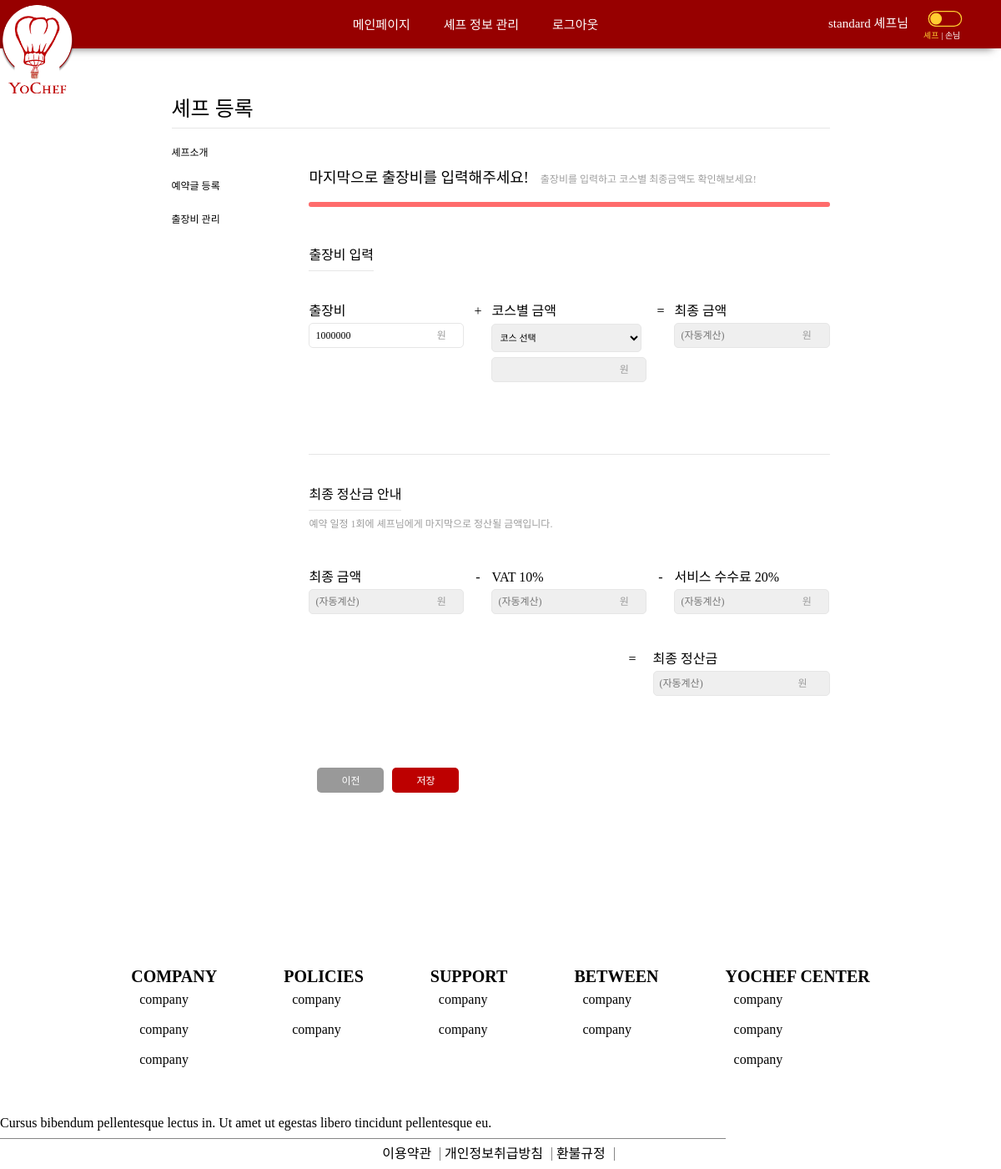
The page /chef/registerchef/4 (signed in) on the database as committed earlier.
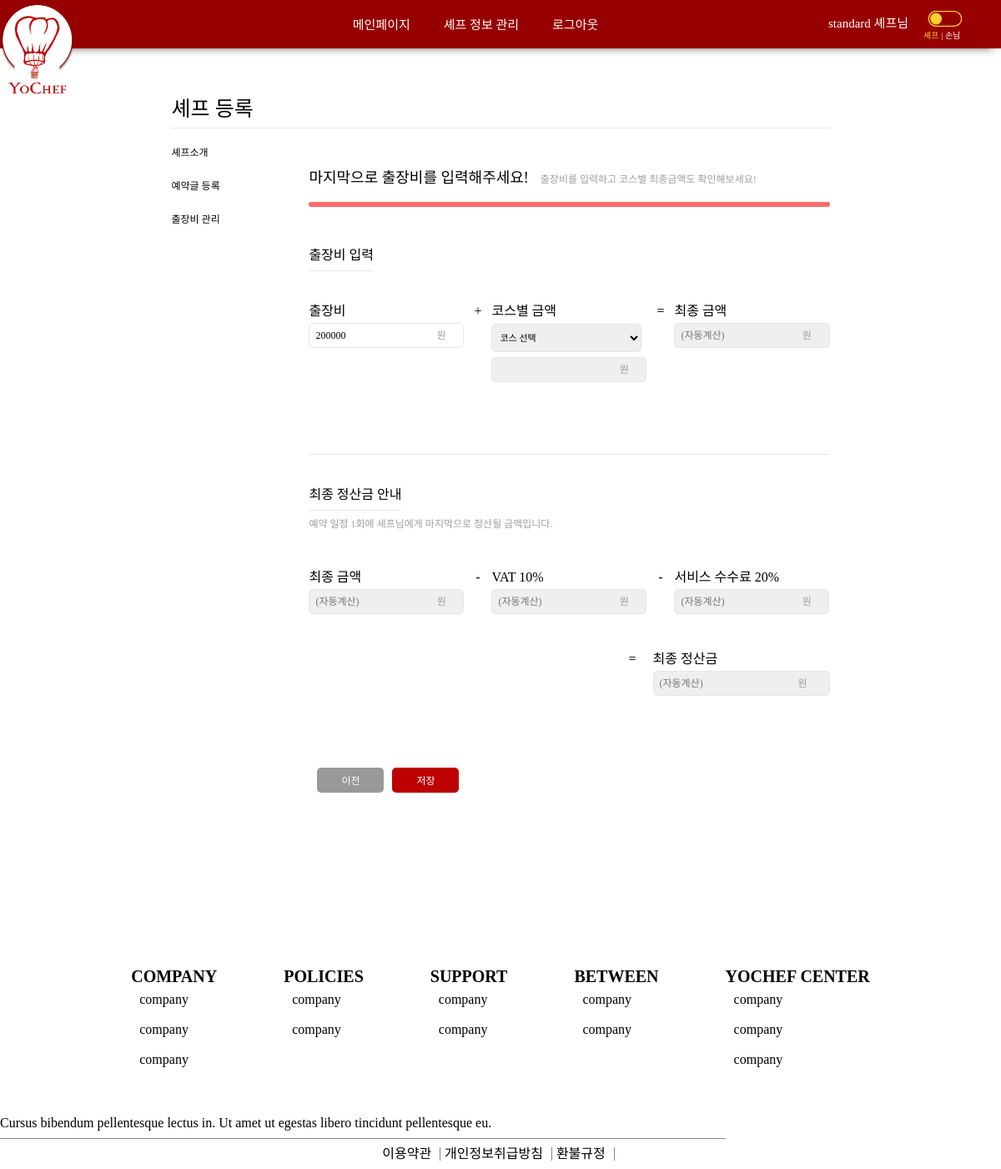
The same page on the database as committed later.
### chef/models.py (models this page shows, shortened)
class Post(models.Model):
	chef = models.OneToOneField(Chef, on_delete=models.CASCADE)
	region = models.IntegerField(null=True)
	regionDetail = models.ForeignKey(RegionDetail, null=True, on_delete=models.SET_NULL)
	title = models.TextField(max_length=255, null=True)
	introduce = models.TextField(max_length=5000, null=True)
	category = models.IntegerField(null=True)		# 한식, 일식, 중식, 아시안, 양식, 채식
	notice = models.TextField(max_length=5000, null=True)
	movingPrice = models.IntegerField(default=0)
	isOpen = models.BooleanField(default=True)
	registerDate = models.DateTimeField(auto_now=True)

### chef/views.py (the view, shortened to what this page needs)
# urls.py: path('registerchef/<int:page_num>', views.registerChef, name="registerChef"),
def registerChef(request, page_num=1):
    if str(request.user) == "AnonymousUser":
        return redirect("/customer/login")
    customer = request.user.customer
    if page_num == 1:   # Load registerChef/1
        if Chef.objects.filter(customer=customer).exists():
            chef = customer.chef
        else:
            chef = Chef(customer=customer)
            chef.save()
        if File.objects.filter(chef=chef, category=1).exists():
            profileImage = File.objects.get(chef=chef, category=1)
        else:
            profileImage = File(chef=chef, category=1)
            profileImage.save()
        if Post.objects.filter(chef=chef).exists():
            post = chef.post
        else:
            post = Post(chef=chef)
            post.save()
        context = {
            "customer" : customer,
            "chef" : chef,
            "profileImage" : profileImage,
        }
        return render(request, 'registerChef_1.html', context)
    elif page_num == 4: # save registerChef/3, load registerChef/4
        chef = customer.chef
        post = chef.post
        context = {
            "chef" : chef,
            "post" : post,
            "courses" : Course.objects.filter(post=post)
        }
        return render(request, 'registerChef_4.html', context)

### chef/templates/registerChef_4.html (shortened to what the changed rows need)
{% extends 'base.html' %}
{% load static %}
{% block style %}
<link rel="stylesheet" href="{% static 'css/editChefProfile_3.css' %}">
{% endblock %}
{% block content %}
    <form onsubmit="return formCheck()" name="registerChef_4" method="POST" action="{% url 'registerChef' '5' %}">
        <div class="edit-chef-wrapper">
            {% include 'registerChef_side.html' %}
                <section class="edit-content">
                    <div class="post">
                        <article class="moving-price__input-wrapper">
                            <div class="price-area price-area--top">
                                <div class="price-input-wrapper">
                                    <div class="input-wrapper">
                                        <input value="{{post.movingPrice|default:"0"}}" name="movingPriceInput" type="int" placeholder=" ￦ (입력)">
                                        <span class="unit">원</span>
                                    </div>
                                </div>
                            </div>
                        </article>
                    </div>
                </section>
            </div>
        </div>
    </form>
{% endblock %}

Rows that differ between the two databases and show on the page:
changed Post: movingPriceInput "1000000" → "200000"
